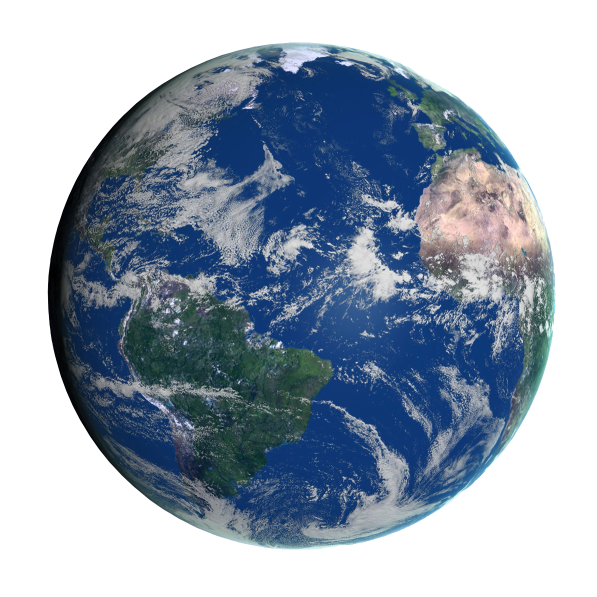
#> input picture Final_Project/earth.png, 1194 x 1194 px (shown at 1/2 size)
$ python E_M3.py
#> lines starting #> are read from the running program, lines starting #| are printed output that depends on the picture
#!/usr/bin/env python3

"""
E_M3.py


Author: Danette Farnsworth
Date: 2025-05-07
"""

import matplotlib.image as mpimg
import matplotlib.pyplot as plt
import numpy as np
from matplotlib.animation import FuncAnimation, PillowWriter
from matplotlib.offsetbox import AnnotationBbox, OffsetImage

# Constants
G = 1.327e11       # Gravitational constant * mass of Sun [km^3/s^2]
AU = 1.496e8       # Astronomical Unit [km]
day = 86400        # Seconds in one day

# Earth and Mars orbital radii
r_earth = 1.0 * AU
r_mars = 1.524 * AU

# Orbital speeds
v_earth = np.sqrt(G / r_earth)
v_mars = np.sqrt(G / r_mars)

# Hohmann transfer details
a_transfer = 0.5 * (r_earth + r_mars)
v_transfer_earth = np.sqrt(G * (2 / r_earth - 1 / a_transfer))
transfer_time = np.pi * np.sqrt(a_transfer**3 / G)

# Time step and total steps
dt = 0.5 * day
stay_duration = 30  # days at Mars before return
steps = int((2 * transfer_time + stay_duration * day) / dt)


# RK4 integrator
def rk4_step(pos, vel, dt):
    def accel(p):
        r = np.linalg.norm(p)
        return -G * p / r**3
    a1 = accel(pos)
    v1 = vel
    a2 = accel(pos + 0.5 * dt * v1)
    v2 = vel + 0.5 * dt * a1
    a3 = accel(pos + 0.5 * dt * v2)
    v3 = vel + 0.5 * dt * a2
    a4 = accel(pos + dt * v3)
    v4 = vel + dt * a3
    new_pos = pos + dt * (v1 + 2 * v2 + 2 * v3 + v4) / 6
    new_vel = vel + dt * (a1 + 2 * a2 + 2 * a3 + a4) / 6
    return new_pos, new_vel


# Initial conditions
def init_conditions():
    earth_pos = np.array([r_earth, 0])
    earth_vel = np.array([0, v_earth])
    theta = np.radians(44)
    mars_pos = r_mars * np.array([np.cos(theta), np.sin(theta)])
    mars_vel = v_mars * np.array([-np.sin(theta), np.cos(theta)])
    sat_pos = np.copy(earth_pos)
    sat_vel = np.array([0, v_transfer_earth])
    return earth_pos, earth_vel, mars_pos, mars_vel, sat_pos, sat_vel


# Load planet and satellite icons
earth_img = mpimg.imread("earth.png")
#> earth_img is the input picture: shape (1194, 1194, 4) float32; mean R, G, B, A 0.586, 0.637, 0.696, 0.567
mars_img = mpimg.imread("mars.png")
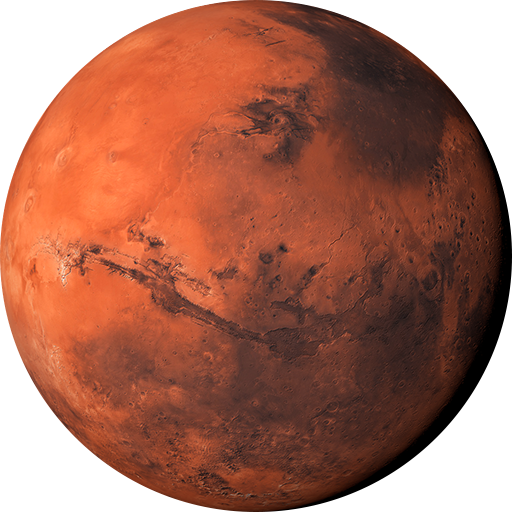
#> input picture Final_Project/mars.png, 512 x 512 px
#> mars_img is the input picture: shape (512, 512, 4) float32; mean R, G, B, A 0.481, 0.235, 0.156, 0.785
sat_img = mpimg.imread("satellite.png")
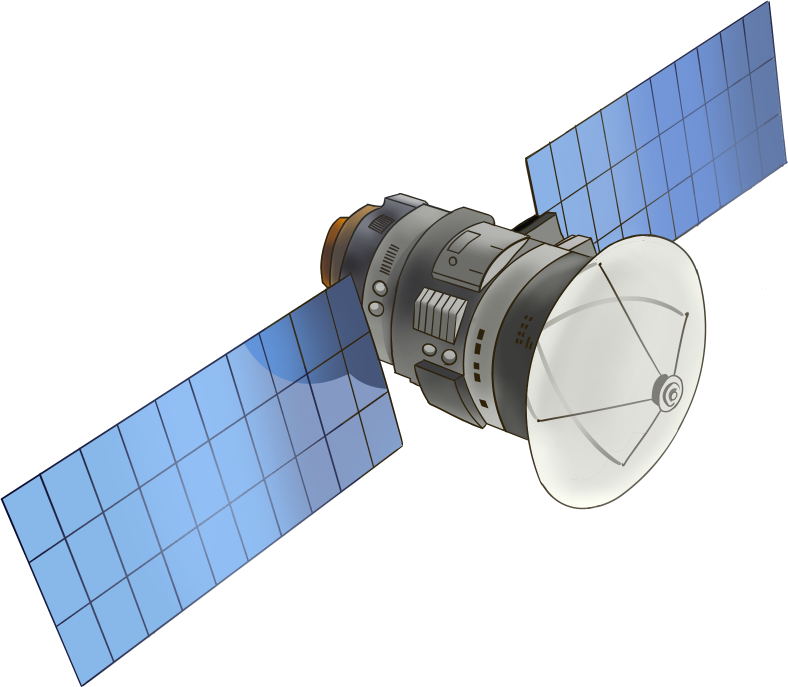
#> input picture Final_Project/satellite.png, 1575 x 1374 px (shown at 1/2 size)
#> sat_img is the input picture: shape (1374, 1575, 4) float32; mean R, G, B, A 0.187, 0.215, 0.252, 0.35

# Initialize simulation
earth_pos, earth_vel, mars_pos, mars_vel, sat_pos, sat_vel = init_conditions()
earth_traj, mars_traj, sat_traj, times = [], [], [], []

return_initiated = False
stay_counter = 0

for i in range(steps):
    earth_traj.append(earth_pos.copy())
    mars_traj.append(mars_pos.copy())
    sat_traj.append(sat_pos.copy())
    times.append(i * dt / day)

    earth_pos, earth_vel = rk4_step(earth_pos, earth_vel, dt)
    mars_pos, mars_vel = rk4_step(mars_pos, mars_vel, dt)
    sat_pos, sat_vel = rk4_step(sat_pos, sat_vel, dt)

earth_traj = np.array(earth_traj)
mars_traj = np.array(mars_traj)
sat_traj = np.array(sat_traj)
times = np.array(times)

# Create background circular orbits
theta_vals = np.linspace(0, 2 * np.pi, 300)
earth_orbit = r_earth * np.column_stack((np.cos(theta_vals), np.sin(theta_vals)))
mars_orbit = r_mars * np.column_stack((np.cos(theta_vals), np.sin(theta_vals)))

# Setup plot
fig, ax = plt.subplots(figsize=(6, 6))
ax.set_aspect("equal")
ax.set_xlim(-2 * AU, 2 * AU)
ax.set_ylim(-2 * AU, 2 * AU)
ax.axis("off")

ax.plot(earth_orbit[:, 0], earth_orbit[:, 1], "b--", lw=0.8)
ax.plot(mars_orbit[:, 0], mars_orbit[:, 1], "r--", lw=0.8)
ax.plot(0, 0, "yo", markersize=10)  # Sun

# Animated objects
line_sat, = ax.plot([], [], "k-", lw=1)

# Icon objects
earth_icon = OffsetImage(earth_img, zoom=0.03)
mars_icon = OffsetImage(mars_img, zoom=0.03)
sat_icon = OffsetImage(sat_img, zoom=0.025)

earth_ab = AnnotationBbox(earth_icon, (0, 0), frameon=False)
mars_ab = AnnotationBbox(mars_icon, (0, 0), frameon=False)
sat_ab = AnnotationBbox(sat_icon, (0, 0), frameon=False)

ax.add_artist(earth_ab)
ax.add_artist(mars_ab)
ax.add_artist(sat_ab)

# Title and timestamp
ax.text(0, 2.1 * AU, "Earth to Mars Transfer", fontsize=12, ha="center")
timestamp = ax.text(0, -2.1 * AU, "", fontsize=10, ha="center")


# Animation update
def update(frame):
    line_sat.set_data(sat_traj[:frame, 0], sat_traj[:frame, 1])
    earth_ab.xybox = (earth_traj[frame, 0], earth_traj[frame, 1])
    mars_ab.xybox = (mars_traj[frame, 0], mars_traj[frame, 1])
    sat_ab.xybox = (sat_traj[frame, 0], sat_traj[frame, 1])
    timestamp.set_text(f"t = {times[frame]:.1f} days")
    return line_sat, earth_ab, mars_ab, sat_ab, timestamp


# Animate and save
anim = FuncAnimation(fig, update, frames=steps, interval=20)
anim.save("earth_to_mars.gif", writer=PillowWriter(fps=30))
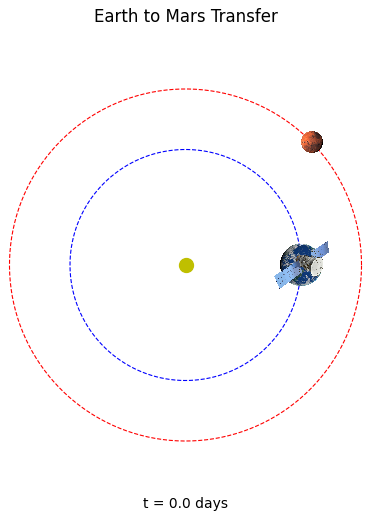
#> figure drawn by matplotlib, 1 panel
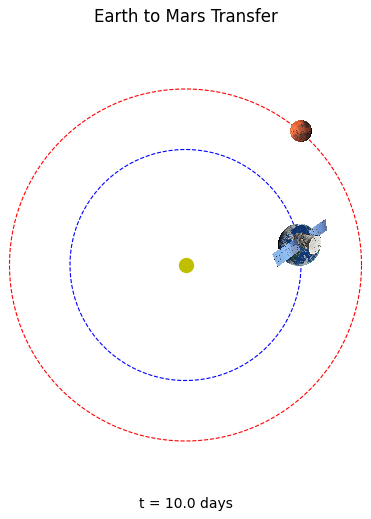
#> figure drawn by matplotlib, 1 panel
#> (the run stopped early here; a loop or call above may not have finished)
